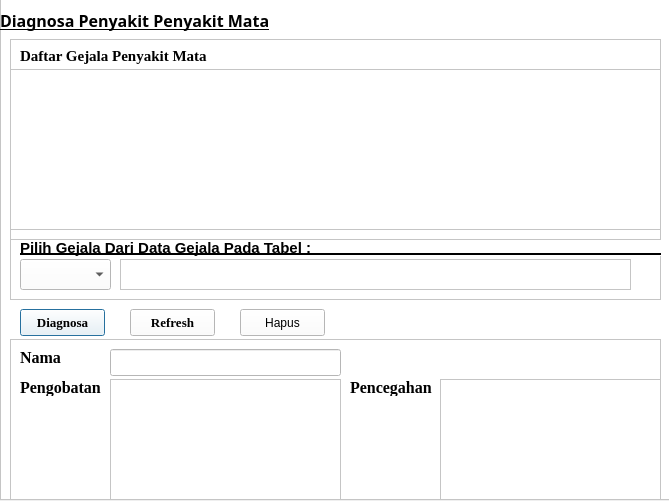
<?xml version="1.0" encoding="UTF-8"?>
<ui version="4.0">
 <class>Dialog</class>
 <widget class="QDialog" name="Dialog">
  <property name="geometry">
   <rect>
    <x>0</x>
    <y>0</y>
    <width>669</width>
    <height>501</height>
   </rect>
  </property>
  <property name="windowTitle">
   <string>Dialog</string>
  </property>
  <widget class="QLabel" name="label">
   <property name="geometry">
    <rect>
     <x>0</x>
     <y>0</y>
     <width>271</width>
     <height>41</height>
    </rect>
   </property>
   <property name="font">
    <font>
     <family>Noto Sans</family>
     <pointsize>12</pointsize>
     <weight>75</weight>
     <bold>true</bold>
     <underline>true</underline>
    </font>
   </property>
   <property name="autoFillBackground">
    <bool>false</bool>
   </property>
   <property name="frameShadow">
    <enum>QFrame::Plain</enum>
   </property>
   <property name="text">
    <string>Diagnosa Penyakit Penyakit Mata</string>
   </property>
  </widget>
  <widget class="QFrame" name="frame_4">
   <property name="geometry">
    <rect>
     <x>0</x>
     <y>-1</y>
     <width>671</width>
     <height>501</height>
    </rect>
   </property>
   <property name="styleSheet">
    <string notr="true">background-color: rgb(255, 255, 255);</string>
   </property>
   <property name="frameShape">
    <enum>QFrame::StyledPanel</enum>
   </property>
   <property name="frameShadow">
    <enum>QFrame::Raised</enum>
   </property>
   <widget class="QPushButton" name="tfDiagnosa">
    <property name="geometry">
     <rect>
      <x>20</x>
      <y>310</y>
      <width>85</width>
      <height>27</height>
     </rect>
    </property>
    <property name="font">
     <font>
      <family>Times New Roman</family>
      <pointsize>10</pointsize>
      <weight>75</weight>
      <bold>true</bold>
     </font>
    </property>
    <property name="text">
     <string>Diagnosa</string>
    </property>
   </widget>
   <widget class="QPushButton" name="tfRefresh">
    <property name="geometry">
     <rect>
      <x>130</x>
      <y>310</y>
      <width>85</width>
      <height>27</height>
     </rect>
    </property>
    <property name="font">
     <font>
      <family>Times New Roman</family>
      <pointsize>10</pointsize>
      <weight>75</weight>
      <bold>true</bold>
     </font>
    </property>
    <property name="text">
     <string>Refresh</string>
    </property>
   </widget>
   <widget class="QFrame" name="frame_2">
    <property name="geometry">
     <rect>
      <x>10</x>
      <y>240</y>
      <width>651</width>
      <height>61</height>
     </rect>
    </property>
    <property name="frameShape">
     <enum>QFrame::StyledPanel</enum>
    </property>
    <property name="frameShadow">
     <enum>QFrame::Raised</enum>
    </property>
    <widget class="QComboBox" name="comboBox">
     <property name="geometry">
      <rect>
       <x>10</x>
       <y>20</y>
       <width>91</width>
       <height>31</height>
      </rect>
     </property>
    </widget>
    <widget class="QLabel" name="label_3">
     <property name="geometry">
      <rect>
       <x>10</x>
       <y>0</y>
       <width>641</width>
       <height>17</height>
      </rect>
     </property>
     <property name="font">
      <font>
       <pointsize>11</pointsize>
       <weight>75</weight>
       <bold>true</bold>
       <underline>true</underline>
      </font>
     </property>
     <property name="text">
      <string>Pilih Gejala Dari Data Gejala Pada Tabel :                                                                                      </string>
     </property>
    </widget>
    <widget class="QTextEdit" name="tfgej">
     <property name="geometry">
      <rect>
       <x>110</x>
       <y>20</y>
       <width>511</width>
       <height>31</height>
      </rect>
     </property>
    </widget>
   </widget>
   <widget class="QFrame" name="frame">
    <property name="geometry">
     <rect>
      <x>10</x>
      <y>40</y>
      <width>651</width>
      <height>201</height>
     </rect>
    </property>
    <property name="frameShape">
     <enum>QFrame::StyledPanel</enum>
    </property>
    <property name="frameShadow">
     <enum>QFrame::Raised</enum>
    </property>
    <widget class="QLabel" name="label_2">
     <property name="geometry">
      <rect>
       <x>10</x>
       <y>6</y>
       <width>281</width>
       <height>21</height>
      </rect>
     </property>
     <property name="font">
      <font>
       <family>Times New Roman</family>
       <pointsize>11</pointsize>
       <weight>75</weight>
       <bold>true</bold>
      </font>
     </property>
     <property name="text">
      <string>Daftar Gejala Penyakit Mata</string>
     </property>
    </widget>
    <widget class="QTableWidget" name="table">
     <property name="geometry">
      <rect>
       <x>0</x>
       <y>30</y>
       <width>651</width>
       <height>161</height>
      </rect>
     </property>
    </widget>
   </widget>
   <widget class="QFrame" name="frame_3">
    <property name="geometry">
     <rect>
      <x>10</x>
      <y>340</y>
      <width>651</width>
      <height>161</height>
     </rect>
    </property>
    <property name="frameShape">
     <enum>QFrame::StyledPanel</enum>
    </property>
    <property name="frameShadow">
     <enum>QFrame::Raised</enum>
    </property>
    <widget class="QLabel" name="label_5">
     <property name="geometry">
      <rect>
       <x>10</x>
       <y>10</y>
       <width>56</width>
       <height>17</height>
      </rect>
     </property>
     <property name="font">
      <font>
       <family>Times New Roman</family>
       <pointsize>12</pointsize>
       <weight>75</weight>
       <bold>true</bold>
      </font>
     </property>
     <property name="text">
      <string>Nama</string>
     </property>
    </widget>
    <widget class="QLabel" name="label_6">
     <property name="geometry">
      <rect>
       <x>10</x>
       <y>40</y>
       <width>91</width>
       <height>17</height>
      </rect>
     </property>
     <property name="font">
      <font>
       <family>Times New Roman</family>
       <pointsize>12</pointsize>
       <weight>75</weight>
       <bold>true</bold>
      </font>
     </property>
     <property name="text">
      <string>Pengobatan</string>
     </property>
    </widget>
    <widget class="QLabel" name="label_7">
     <property name="geometry">
      <rect>
       <x>340</x>
       <y>40</y>
       <width>91</width>
       <height>17</height>
      </rect>
     </property>
     <property name="font">
      <font>
       <family>Times New Roman</family>
       <pointsize>12</pointsize>
       <weight>75</weight>
       <bold>true</bold>
      </font>
     </property>
     <property name="text">
      <string>Pencegahan</string>
     </property>
    </widget>
    <widget class="QLineEdit" name="tfNama">
     <property name="enabled">
      <bool>false</bool>
     </property>
     <property name="geometry">
      <rect>
       <x>100</x>
       <y>10</y>
       <width>231</width>
       <height>27</height>
      </rect>
     </property>
    </widget>
    <widget class="QTextEdit" name="tfPengobatan">
     <property name="geometry">
      <rect>
       <x>100</x>
       <y>40</y>
       <width>231</width>
       <height>121</height>
      </rect>
     </property>
    </widget>
    <widget class="QTextEdit" name="tfPencegahan">
     <property name="geometry">
      <rect>
       <x>430</x>
       <y>40</y>
       <width>221</width>
       <height>121</height>
      </rect>
     </property>
    </widget>
   </widget>
   <widget class="QPushButton" name="btnRemove">
    <property name="geometry">
     <rect>
      <x>240</x>
      <y>310</y>
      <width>85</width>
      <height>27</height>
     </rect>
    </property>
    <property name="text">
     <string>Hapus</string>
    </property>
   </widget>
  </widget>
  <zorder>frame_4</zorder>
  <zorder>label</zorder>
 </widget>
 <resources/>
 <connections/>
</ui>
